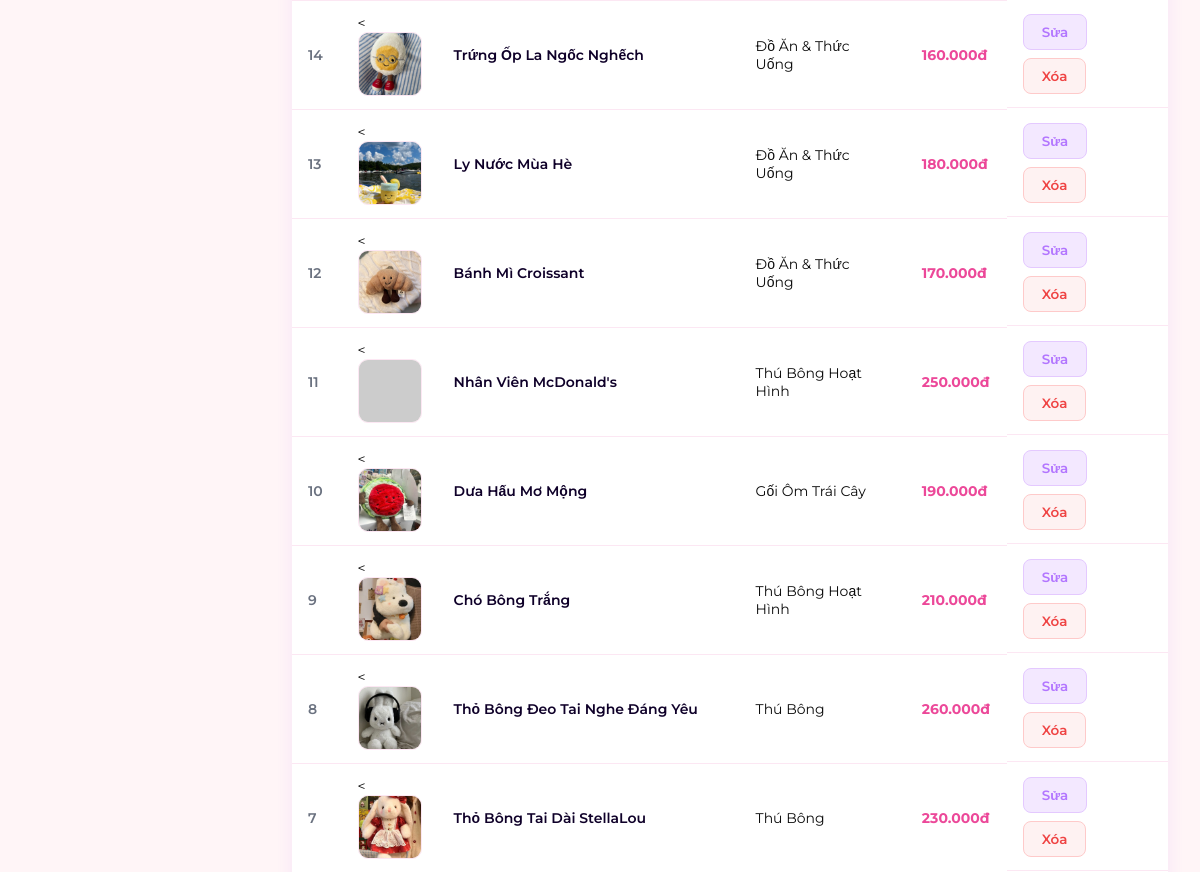
Page /admin/products.php (signed in, middle part) on the earlier database version.
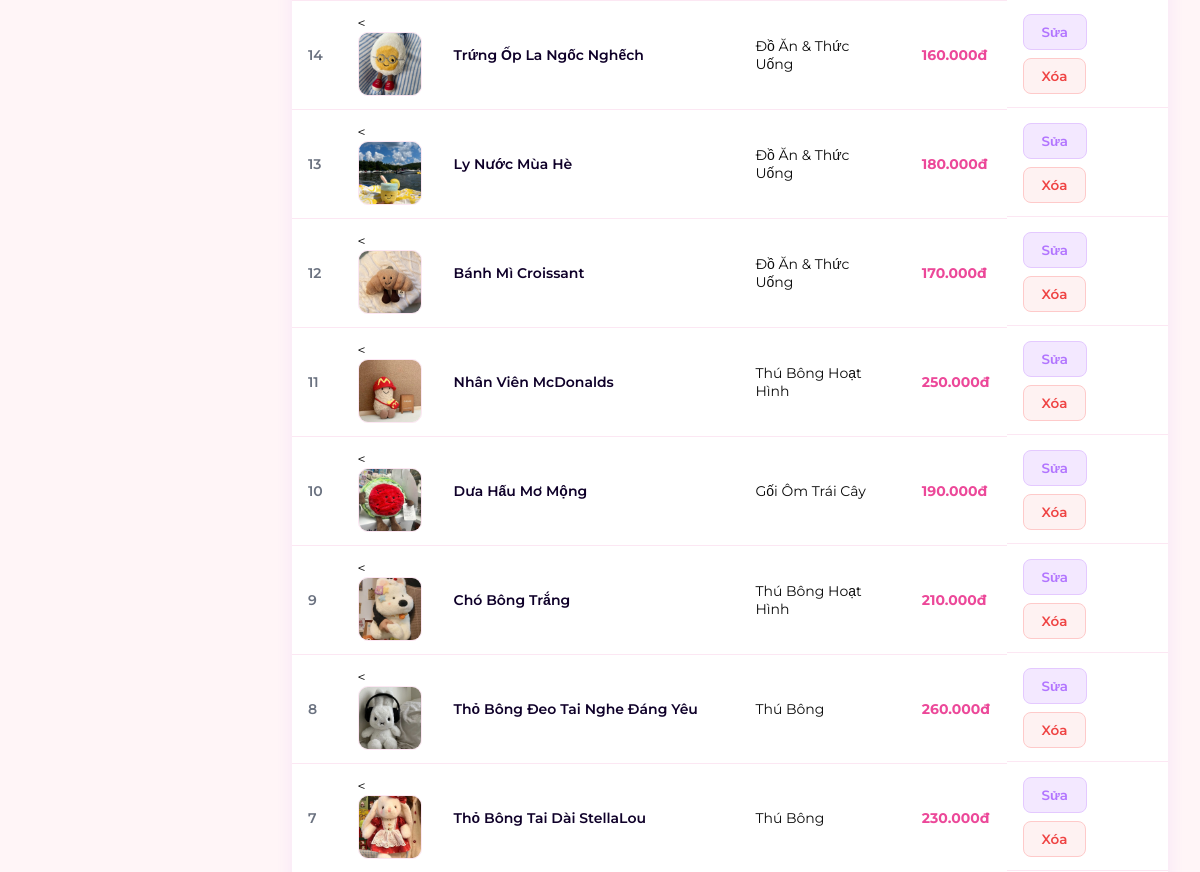
Same page on the later database version.
### tables this page shows
CREATE TABLE IF NOT EXISTS products (
    id INT AUTO_INCREMENT PRIMARY KEY,
    category_id INT NOT NULL,
    name VARCHAR(255) NOT NULL,
    price DECIMAL(10,2) NOT NULL,
    thumbnail VARCHAR(255) NOT NULL,
    description LONGTEXT NULL,
    created_at TIMESTAMP DEFAULT CURRENT_TIMESTAMP,
    FOREIGN KEY (category_id) REFERENCES categories(id) ON DELETE CASCADE
);

CREATE TABLE IF NOT EXISTS categories (
    id INT AUTO_INCREMENT PRIMARY KEY,
    name VARCHAR(100) NOT NULL,
    status TINYINT DEFAULT 1
);

### admin/products.php (the view, shortened to what this page needs)
<?php
if (empty($products) || empty($categories)) {
    $dbPath = file_exists(__DIR__ . '/../config/database.php')
        ? __DIR__ . '/../config/database.php'
        : __DIR__ . '/config/database.php';
    if (file_exists($dbPath)) {
        $db = new Database();
        $conn = $db->getConnection();
        $sqlProducts = "SELECT p.*, c.name AS category_name
                        FROM products p
                        LEFT JOIN categories c ON p.category_id = c.id
                        ORDER BY p.id DESC";
        $stmt = $conn->prepare($sqlProducts);
        $stmt->execute();
        $products = $stmt->fetchAll(PDO::FETCH_ASSOC);
    }
}
$products = $products ?? [];
?>
<!DOCTYPE html>
<html lang="vi">
<head>
    <link rel="stylesheet" href="../assets/css/admin.css">
</head>
<body>
    <div class="admin-content">
        <div class="product-list-section">
            <table class="admin-table">
                <tbody>
                    <?php if (!empty($products)): ?>
                    <?php foreach ($products as $p): ?>
                    <tr>
                        <td>
                            <?php echo (int)$p['id']; ?>
                        </td>
                        <td>
                            <<img
                                src="../assets/uploads/products/<?php echo basename(htmlspecialchars($p['thumbnail'])); ?>"
                                class="admin-thumb" onerror="this.src='https://placehold.co/100x100?text=No+Image';"
                                alt="<?php echo htmlspecialchars($p['name']); ?>">
                        </td>
                        <td>
                            <?php echo htmlspecialchars($p['name']); ?>
                        </td>
                        <td>
                            <?php echo htmlspecialchars($p['category_name']); ?>
                        </td>
                        <td>
                            <?php echo number_format($p['price'], 0, ',', '.'); ?>đ
                        </td>
                        <td class="admin-actions">
                            <a href="products.php?action=edit&id=<?php echo (int)$p['id']; ?>"
                                class="btn btn-edit">
                                Sửa
                            </a>
                            <a href="../controllers/ProductController.php?action=delete&id=<?php echo (int)$p['id']; ?>"
                                class="btn btn-delete btn-delete-confirm">
                                Xóa
                            </a>
                        </td>
                    </tr>
                    <?php endforeach; ?>
                    <?php endif; ?>
                </tbody>
            </table>
        </div>
    </div>
</body>
</html>

Differences in the rows shown:
changed products id 11: thumbnail+name: picture added in place of a placeholder; name "Nhân Viên McDonald's" → "Nhân Viên McDonalds"
